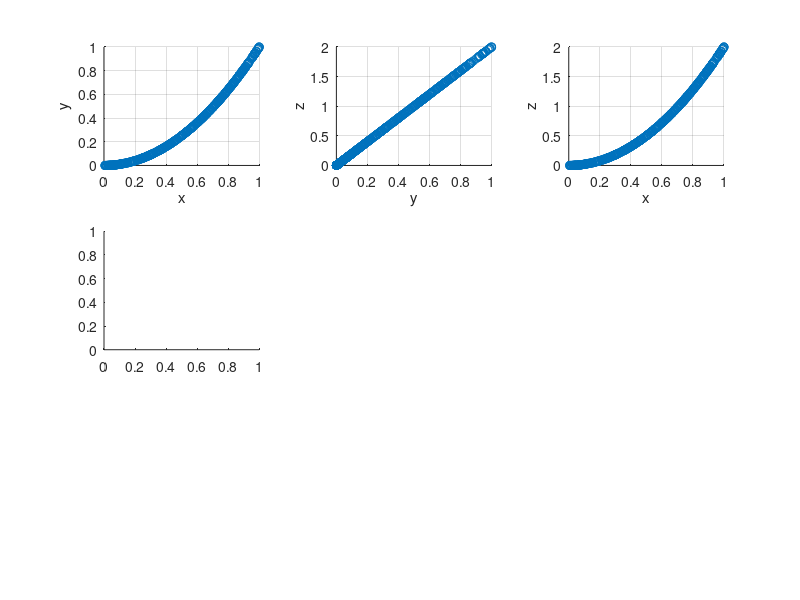

Here is the MATLAB script that generated this plot: (Note: this script raises an error after producing the figure.)
% Tests Conditional Independence w/ RSDM and the residuals processing
% algorithm

clear;
clc;

M = 500;
x = rand(M,1);
y = x.^2;
z = 2*y;

subplot(3,3,1);
scatter(x,y); grid on; xlabel('x'); ylabel('y');

subplot(3,3,2);
scatter(y,z); grid on; xlabel('y'); ylabel('z');

subplot(3,3,3);
scatter(x,z); grid on; xlabel('x'); ylabel('z');

subplot(3,3,4);
scatter(pobs(x),pobs(y)); grid on; xlabel('u'); ylabel('v');

subplot(3,3,5);
scatter(pobs(y),pobs(z)); grid on; xlabel('v'); ylabel('w');

subplot(3,3,6);
scatter(pobs(x),pobs(z)); grid on; xlabel('u'); ylabel('w');

rsdm10_rectWidths = [0.5 0.25 0.125];
rsdm10_overlapIncr = 0.005;
rsdm10_alpha = 0.01;
rsdm10_MA_size = 5;
rsdm10_peakFinderSel = 8;
rsdm10_boostFactor = 2;

[rsdm1, Rx, rect1] = copuladeptest10(x, y, 'kendall', rsdm10_rectWidths, ...
    rsdm10_overlapIncr, rsdm10_alpha, rsdm10_MA_size, rsdm10_peakFinderSel, ...
    rsdm10_boostFactor);
[rsdm2, Ry, rect2] = copuladeptest10(z, y, 'kendall', rsdm10_rectWidths, ...
    rsdm10_overlapIncr, rsdm10_alpha, rsdm10_MA_size, rsdm10_peakFinderSel, ...
    rsdm10_boostFactor);

subplot(3,3,7);
scatter(Rx,Ry); grid on; xlabel('xx'); ylabel('yy');

subplot(3,3,8);
scatter(pobs(Rx),pobs(Ry)); grid on; xlabel('uu'); ylabel('vv');